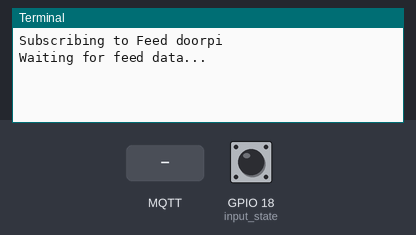
The program below on a simulated Raspberry Pi (BCM pin numbers). On the bench: the last lines printed to the terminal. Inputs (shaded band) come from the test bench; at power-on: GPIO 18 (input_state) HIGH. No MQTT or app messages arrive unless stated.

Above: at 1.3 s.
1.4 s: GPIO 18 (input_state) pulled LOW for 0.15 s
At 2.2 s:
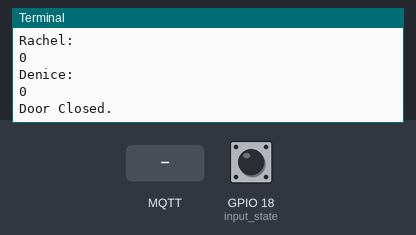
3.0 s: MQTT message "Nate on" arrives on the first subscribed topic
At 3.9 s:
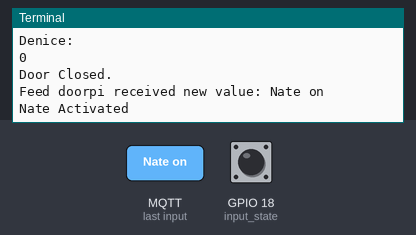
4.5 s: MQTT message "Nate off" arrives on the first subscribed topic
At 5.0 s:
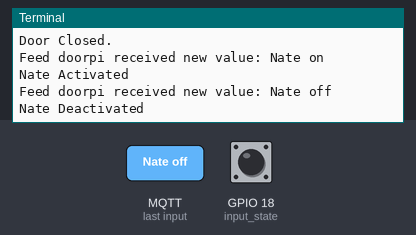
6.0 s: MQTT message "cliff on" arrives on the first subscribed topic
At 7.2 s:
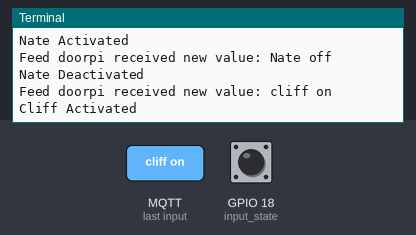
7.5 s: MQTT message "cliff off" arrives on the first subscribed topic
At 8.5 s:
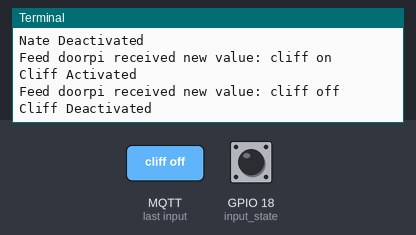
9.0 s: MQTT message "Dennis on" arrives on the first subscribed topic
At 9.7 s:
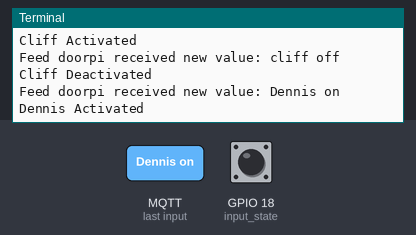

The program:

door.py
```python
#!/usr/bin/python
import RPi.GPIO as GPIO
import time
import httplib, urllib

import sys
from Adafruit_IO import MQTTClient
ADAFRUIT_IO_KEY = '21eaab7bca7245a6b7000b1eaeb2bb29'
ADAFRUIT_IO_USERNAME = 'NateHanes'
FEED_ID = 'doorpi'

nate = 0
cliff = 0
dennis = 0
rachel = 0
denice = 0

# Pushover API setup
PUSH_TOKEN = "aZtsTRSxEn22Gb1j9jj8f6RH6q4vx1" # API Token/Key
PUSH_USER = "u67mm7kbqKTUB4GYVAwf7SEFAL7gqS" # Your User Key
PUSH_MSG = "Door Opened!" # Push Message you want sent
# number of seconds to delay between alarms
DELAY = 45
# This function sends the push message using Pushover.
# Pass in the message that you want sent

def sendPush( msg ):
	conn = httplib.HTTPSConnection("api.pushover.net:443")
	conn.request("POST", "/1/messages.json",
		urllib.urlencode({
			"token": PUSH_TOKEN,
			"user": PUSH_USER,
			"message": msg,
		}), { "Content-type": "application/x-www-form-urlencoded" })

	conn.getresponse()
	return

def connected(client):
    """Connected function will be called when the client is connected to
    Adafruit IO.This is a good place to subscribe to feed changes.  The client
    parameter passed to this function is the Adafruit IO MQTT client so you
    can make calls against it easily.
    """
    # Subscribe to changes on a feed named Counter.
    print('Subscribing to Feed {0}'.format(FEED_ID))
    client.subscribe(FEED_ID)
    print('Waiting for feed data...')

def disconnected(client):
    """Disconnected function will be called when the client disconnects."""
    sys.exit(1)

def message(client, feed_id, payload):
    """Message function will be called when a subscribed feed has a new value.
    The feed_id parameter identifies the feed, and the payload parameter has
    the new value.
    """
    print('Feed {0} received new value: {1}'.format(feed_id, payload))
    global nate
    global cliff
    global dennis
    global rachel
    global denice

    if(payload == "Nate on"):
        nate = 1
        print("Nate Activated")

    if(payload == "Nate off"):
	nate = 0
	print("Nate Deactivated")

    if(payload == "cliff on"):
	cliff = 1
	print("Cliff Activated")

    if(payload == "cliff off"):
	cliff = 0
	print("Cliff Deactivated")

    if(payload == "Dennis on"):
        dennis = 1
        print("Dennis Activated")

    if(payload == "Dennis off"):
        dennis = 0
        print("Dennis Deactivated")


    if(payload == "Rachel on"):
        rachel = 1
        print("Rachel Activated")

    if(payload == "Rachel off"):
        rachel = 0
        print("Rachel Deactivated")


    if(payload == "Denise on"):
        denice = 1
        print("Denice Activated")

    if(payload == "Denise off"):
        denice = 0
        print("Denice Deactivated")

client = MQTTClient(ADAFRUIT_IO_USERNAME, ADAFRUIT_IO_KEY)
client.on_connect = connected
client.on_disconnect = disconnected
client.on_message = message
client.connect()
client.loop_background()


GPIO.setmode(GPIO.BCM)

GPIO.setup(18, GPIO.IN, pull_up_down=GPIO.PUD_UP)

msg = "Door Opened!"


while True:
    input_state = GPIO.input(18)
    if input_state == False:
	print(PUSH_MSG)
	print("Nate: ")
	print(nate)
	print("Cliff: ")
	print(cliff)
	print("Dennis: ")
	print(dennis)
        print("Rachel: ")
	print(rachel)
	print("Denice: ")
	print(denice)

	if(nate == 1):
	    conn = httplib.HTTPSConnection("api.pushover.net:443")
            conn.request("POST", "/1/messages.json",
                    urllib.urlencode({
                            "token": PUSH_TOKEN,
                            "user": "gm2oqmqgm4znbeq862j4mjtb2warqf",
                            "message": msg,
                    }), { "Content-type": "application/x-www-form-urlencoded" })

            conn.getresponse()

	if(cliff == 1):
            conn = httplib.HTTPSConnection("api.pushover.net:443")
            conn.request("POST", "/1/messages.json",
                    urllib.urlencode({
                            "token": PUSH_TOKEN,
                            "user": "gfrs9sqco4mwxdma7b581sz6xdrx8p",
                            "message": msg,
                    }), { "Content-type": "application/x-www-form-urlencoded" })

            conn.getresponse()

	if(dennis == 1):
            conn = httplib.HTTPSConnection("api.pushover.net:443")
            conn.request("POST", "/1/messages.json",
                    urllib.urlencode({
                            "token": PUSH_TOKEN,
                            "user": "gsbsw6f99wcnnpfhwqmwdcatvigusz",
                            "message": msg,
                    }), { "Content-type": "application/x-www-form-urlencoded" })

            conn.getresponse()

        if(rachel == 1):
            conn = httplib.HTTPSConnection("api.pushover.net:443")
            conn.request("POST", "/1/messages.json",
                    urllib.urlencode({
                            "token": PUSH_TOKEN,
                            "user": "gtb17tcng9xzf6utrajtouhcqgzp8k",
                            "message": msg,
                    }), { "Content-type": "application/x-www-form-urlencoded" })

            conn.getresponse()


        if(denice == 1):
            conn = httplib.HTTPSConnection("api.pushover.net:443")
            conn.request("POST", "/1/messages.json",
                    urllib.urlencode({
                            "token": PUSH_TOKEN,
                            "user": "g8rzmr4ngqwfo3apm42fink39ipjna",
                            "message": msg,
                    }), { "Content-type": "application/x-www-form-urlencoded" })

            conn.getresponse()


	while True:
	    input_state = GPIO.input(18)
	    if input_state == True:
		print("Door Closed.")
		break
#cleanup GPIOs when program exits
GPIO.cleanup()
```

Measured:
- after the input at 1.4 s, the terminal: prints a new line at once (image 1)
- after the input at 3.0 s, the terminal: prints a new line at once (image 2)
- after the input at 4.5 s, the terminal: prints a new line at once (image 3)
- after the input at 6.0 s, the terminal: prints a new line at once (image 4)
- after the input at 7.5 s, the terminal: prints a new line at once (image 5)
- after the input at 9.0 s, the terminal: prints a new line at once (image 6)
